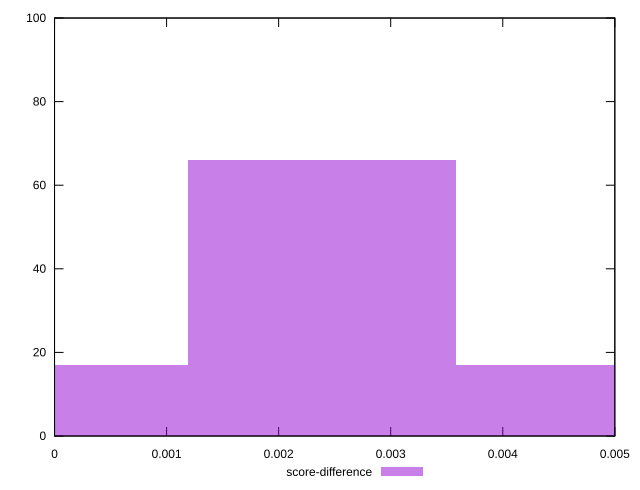

Here is the gnuplot script that generated this plot:
reset

$scoreDifference <<EOF
0.0023896316658376616 66
0 17
0.004779263331675323 17
EOF

set key outside below
set boxwidth 0.0023896316658376616
set xrange [0:0.0050000000000000044]
set yrange [0:100]
set trange [0:100]
set style fill transparent solid 0.5 noborder
set terminal svg size 640, 490 enhanced background rgb 'white'
set output "reprap/render-blocking-resources/samples/pages+cached+noexternal+noimg/score-difference/histogram.svg"

plot $scoreDifference title "score-difference" with boxes

reset
